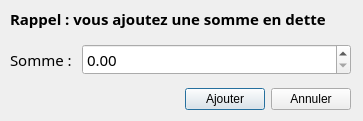
<?xml version="1.0" encoding="UTF-8"?>
<ui version="4.0">
 <class>CFenetreMiseEnDette</class>
 <widget class="QDialog" name="CFenetreMiseEnDette">
  <property name="geometry">
   <rect>
    <x>0</x>
    <y>0</y>
    <width>363</width>
    <height>121</height>
   </rect>
  </property>
  <property name="windowTitle">
   <string>KFet - Mise en Dette</string>
  </property>
  <widget class="QWidget" name="verticalLayoutWidget">
   <property name="geometry">
    <rect>
     <x>10</x>
     <y>0</y>
     <width>341</width>
     <height>110</height>
    </rect>
   </property>
   <layout class="QVBoxLayout" name="verticalLayout">
    <item>
     <widget class="QLabel" name="label">
      <property name="font">
       <font>
        <family>Raavi</family>
        <pointsize>11</pointsize>
        <weight>75</weight>
        <bold>true</bold>
       </font>
      </property>
      <property name="text">
       <string>Rappel : vous ajoutez une somme en dette</string>
      </property>
     </widget>
    </item>
    <item>
     <layout class="QFormLayout" name="formLayout">
      <property name="fieldGrowthPolicy">
       <enum>QFormLayout::AllNonFixedFieldsGrow</enum>
      </property>
      <item row="0" column="0">
       <widget class="QLabel" name="label_2">
        <property name="font">
         <font>
          <family>Raavi</family>
          <pointsize>11</pointsize>
         </font>
        </property>
        <property name="text">
         <string>Somme : </string>
        </property>
       </widget>
      </item>
      <item row="0" column="1">
       <widget class="QDoubleSpinBox" name="spinBox">
        <property name="font">
         <font>
          <family>Raavi</family>
          <pointsize>11</pointsize>
         </font>
        </property>
        <property name="maximum">
         <double>500.000000000000000</double>
        </property>
       </widget>
      </item>
     </layout>
    </item>
    <item>
     <layout class="QHBoxLayout" name="horizontalLayout">
      <item>
       <spacer name="horizontalSpacer">
        <property name="orientation">
         <enum>Qt::Horizontal</enum>
        </property>
        <property name="sizeHint" stdset="0">
         <size>
          <width>40</width>
          <height>20</height>
         </size>
        </property>
       </spacer>
      </item>
      <item>
       <widget class="QPushButton" name="boutonAjouter">
        <property name="text">
         <string>Ajouter</string>
        </property>
       </widget>
      </item>
      <item>
       <widget class="QPushButton" name="boutonAnnuler">
        <property name="text">
         <string>Annuler</string>
        </property>
       </widget>
      </item>
     </layout>
    </item>
   </layout>
  </widget>
 </widget>
 <resources/>
 <connections/>
</ui>
